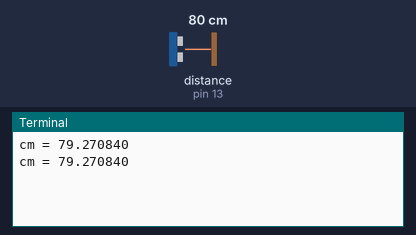
Recording of a program running on a simulated Raspberry Pi (header pin numbers). On the bench: the last lines printed to the terminal. Inputs (shaded band) come from the test bench; at power-on: distance to the obstacle (sensor on pin 13) 80 cm. The echo pulse lasts 58.3 µs per cm; the interpreter's speed is modelled, so counts of loop turns are approximate; the clock reads 2024-03-15 10:24:30 at power-on unless the program sets it.

Above: at 1.2 s.
1.3 s: distance to the obstacle (sensor on pin 13) set to 2 cm
At 2.6 s:
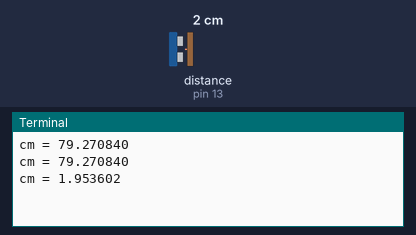
2.8 s: distance to the obstacle (sensor on pin 13) set to 4 cm
At 3.8 s:
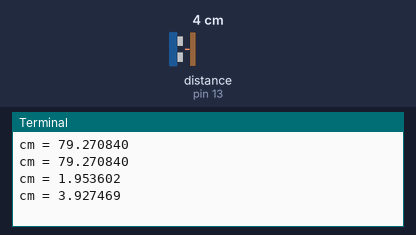
Timing chart, 0 to 5.8 s (numbered marks = the images above; inputs shaded):
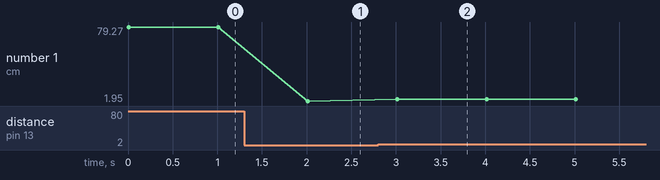

The program:

echo.py
```python
import time
import RPi.GPIO as GPIO

trigger_pin = 15
echo_pin = 13

GPIO.setmode(GPIO.BOARD)
GPIO.setup(trigger_pin, GPIO.OUT)
GPIO.setup(echo_pin, GPIO.IN)


def send_trigger_pulse():
    GPIO.output(trigger_pin, True)
    time.sleep(0.0001)
    GPIO.output(trigger_pin, False)


def wait_for_echo(value, timeout):
    count = timeout
    while GPIO.input(echo_pin) != value and count > 0:
        count = count-1


def get_distance():
    send_trigger_pulse()
    wait_for_echo(True, 10000)
    start = time.time()
    wait_for_echo(False, 10000)
    finish = time.time()
    pulse_len = finish-start
    distance_cm = pulse_len*34000/2
    return distance_cm


def get_distance_average(count):
    dis_ave = 0
    for i in range(count):
        dis_ave = dis_ave + get_distance()
    dis_ave = dis_ave/count
    print("cm = %f" % dis_ave)
    return dis_ave


def if_full_load(height):
    if get_distance_average(1) < 25:
        load_flag = 1
    else:
        load_flag = 0
    return load_flag


if __name__ == "__main__":
    while True:
#         print("cm = %f" % get_distance_average(5))
        get_distance_average(1)
        time.sleep(1)
```

Measured:
- after the input at 1.3 s, the terminal: prints a new line after 0.71 s (image 1)
- after the input at 2.8 s, the terminal: prints a new line after 0.21 s (image 2)
- plotted number 1: 79.27 → 1.95 after the input at 1.3 s, 1.95 → 3.92 after the input at 2.8 s
